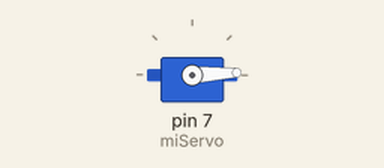
Simulated run of this sketch. Board: Arduino Uno, built with avr-gcc and run on an emulated ATmega328P. On the bench: servo.

Above: at 0.05 s.
At 1.3 s:
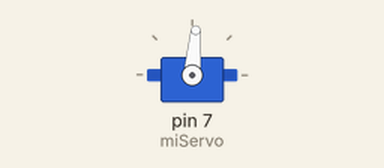
At 2.6 s:
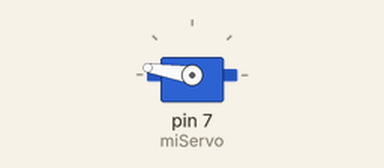
At 5.2 s:
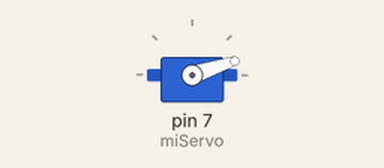
Timing chart, 0 to 7.1 s (numbered marks = the images above):
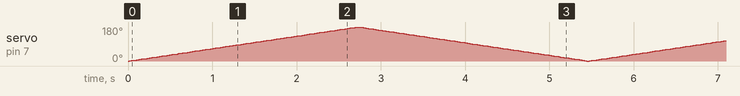

The sketch:

Servo.ino
```cpp
#include <Servo.h>

Servo miServo;
int pos = 0;

void setup() {
  miServo.attach(7);
}

void loop() {
  for (pos = 0; pos <= 180; pos += 1) {
    miServo.write(pos);
    delay(15);
  }

  for (pos = 180; pos >= 0; pos -= 1) {
    miServo.write(pos);
    delay(15);
  }
}
```
